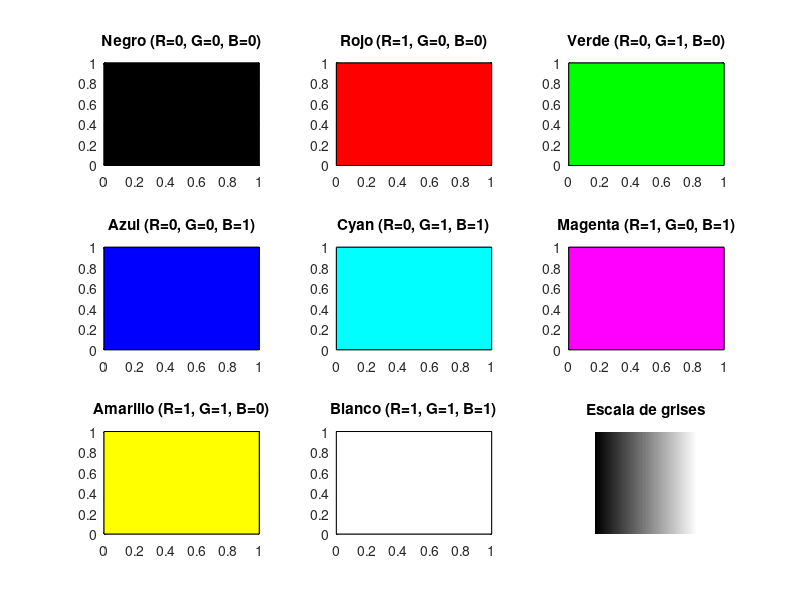

Source code (MATLAB):
%MENDOZA OORTS SARA ESTELA - SISTEMAS DE VISIÓN ARTIFICIAL
%Actividad 1. Cubo de colores - Fecha: 11 de febrero de 2025

%{
ACTIVIDAD.En el ambiente de matlab, genera un código que presente el color
representante de las ocho esquinas de cubo RGB  y una escala de gris en un
arreglo de 3 x 3 con el comando subplot.
%}


%CÓDIGO
figure('Name','MENDOZA OORTS SARA ESTELA'); 

%1.Se crea un espacio para mostrar el color (cuadrado en este caso)
%Nota. Se repite el último vértice para evitar error de figura.
x= [0, 1, 1, 0 , 0];
y= [0, 0, 1, 1, 0];

%Colores del cubo
%Negro
subplot(3,3,1);
fill(x,y,[0,0,0]);  % fill(x,y,código de color)
title('Negro (R=0, G=0, B=0)');

%Rojo
subplot(3,3,2);
fill(x,y,[1,0,0]); 
title('Rojo (R=1, G=0, B=0)');

%Verde
subplot(3,3,3);
fill(x,y,[0,1,0]); 
title('Verde (R=0, G=1, B=0)');

%Azul
subplot(3,3,4);
fill(x,y,[0,0,1]); 
title('Azul (R=0, G=0, B=1)');

%Cyan
subplot(3,3,5);
fill(x,y,[0,1,1]); 
title('Cyan (R=0, G=1, B=1)');

%Magenta
subplot(3,3,6);
fill(x,y,[1,0,1]); 
title('Magenta (R=1, G=0, B=1)');

%Amarillo
subplot(3,3,7);
fill(x,y,[1,1,0]); 
title('Amarillo (R=1, G=1, B=0)');

%Blanco
subplot(3,3,8);
fill(x,y,[1,1,1]); 
title('Blanco (R=1, G=1, B=1)');

%Escala de grises
%Se genera vector de valores
vector= linspace(0,1,256);  %linspace(inicio, fin, numero de particiones iguales)
subplot(3,3,9);
imshow(repmat(vector,[256,1]));
title('Escala de grises');

%NOTA2. repmat. crea matriz con el vector
%Replica en filas pero en columnas se mantiene igual).
